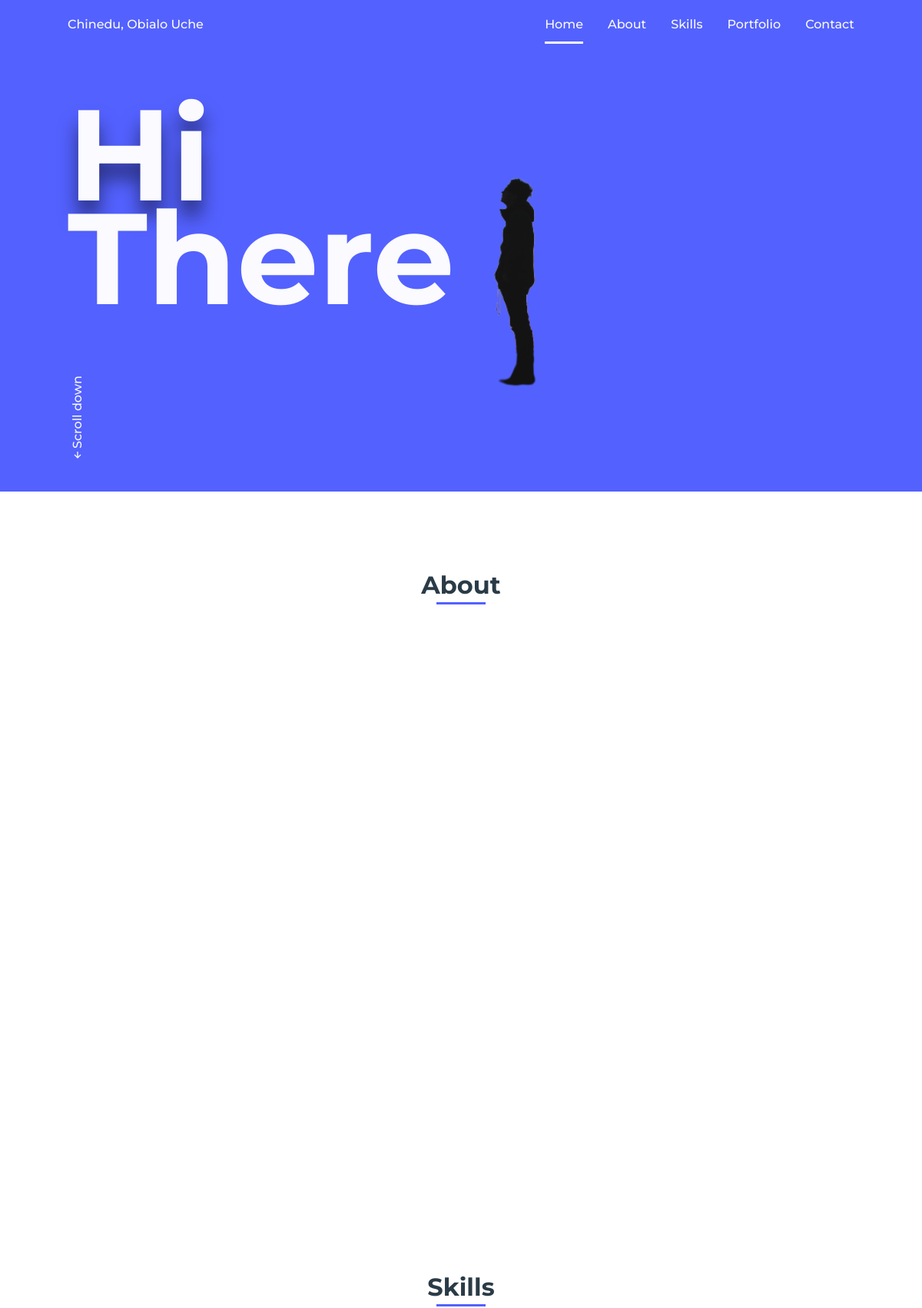
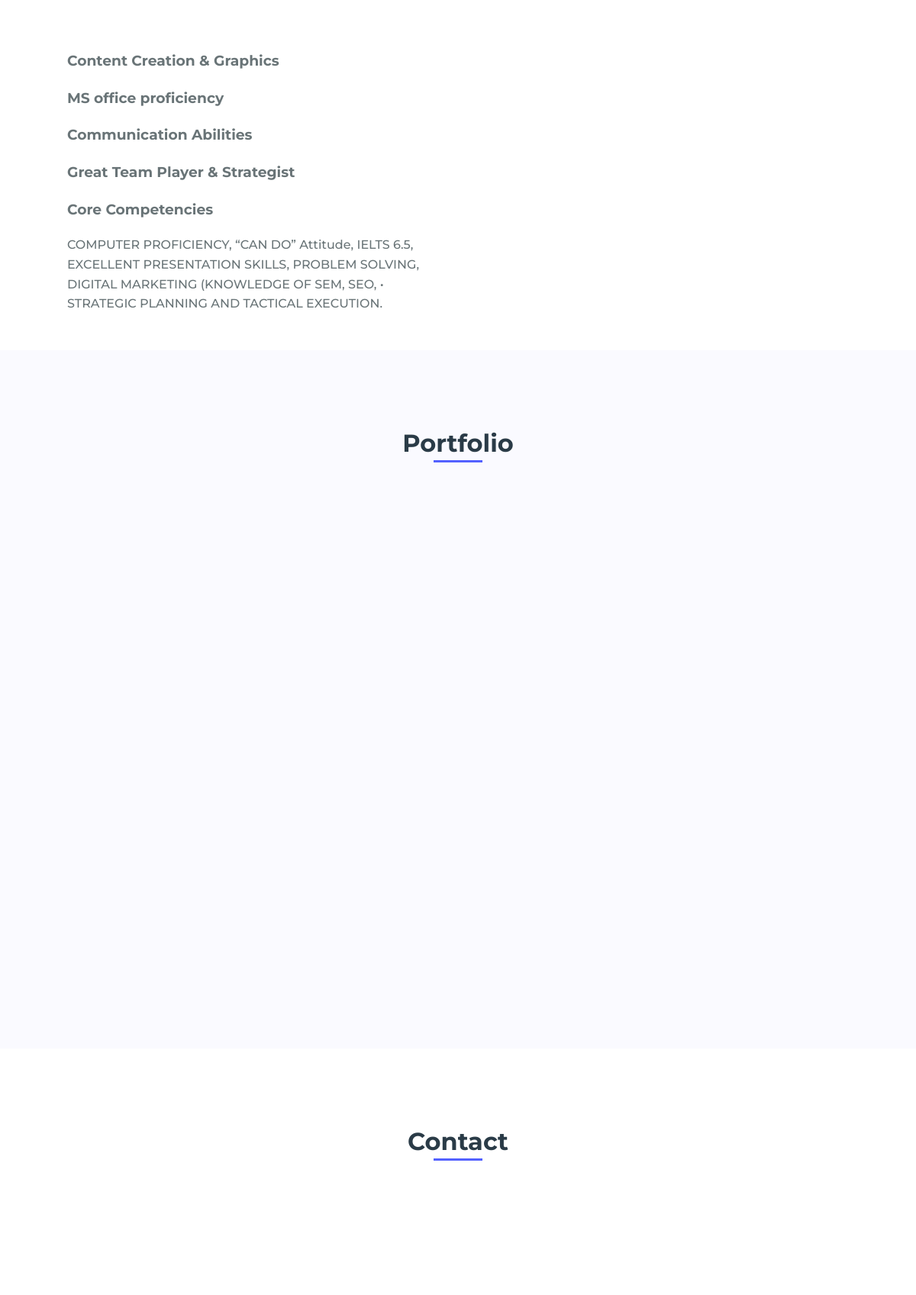
The page / (upper part) on the database its author committed (2 pictures, top to bottom).
### Dave/models.py (models this page shows, shortened)
class Home(models.Model):
    name = models.CharField(max_length=20)
    greetings_1 = models.CharField(max_length=5)
    greetings_2 = models.CharField(max_length=5)
    picture = models.ImageField(upload_to='picture/')
    updated = models.DateTimeField(auto_now=True)

class Category(models.Model):
    name = models.CharField(max_length=30)
    updated = models.DateTimeField(auto_now=True)
    class Meta:
        verbose_name = 'Skill'
        verbose_name_plural = 'Skills'

class Skills(models.Model):
    category = models.ForeignKey(Category,
                                on_delete=models.CASCADE)
    skill_name = models.CharField(max_length=60)

### Dave/views.py (the view)
# urls.py: path('', views.index, name='index')
def index(request):
    home = Home.objects.latest('updated')
    about = About.objects.latest('updated')
    profiles = Profile.objects.filter(about=about)
    categories = Category.objects.all()
    portfolios = Portfolio.objects.all()
    context = {
        'home': home,
        'about': about,
        'profiles': profiles,
        'categories': categories,
        'portfolio': portfolios,
    }
    return render(request, 'index.html', context)

### Dave/templates/index.html (shortened to what this page needs)
{% load static %}
<!DOCTYPE html>
    <html lang="en">
    <head>
        <link rel="stylesheet" href="{% static 'assets/css/styles.css' %}">
        <link href='https://cdn.jsdelivr.net/npm/boxicons@2.0.5/css/boxicons.min.css' rel='stylesheet'>
    </head>
    <body>
        <header class="l-header">
            <nav class="nav bd-grid">
                <div>
                    <a href="#" class="nav__logo">{{ home.name }}</a>
                </div>
                <div class="nav__menu" id="nav-menu">
                    <ul class="nav__list">
                        <li class="nav__item"><a href="#home" class="nav__link active">Home</a></li>
                        <li class="nav__item"><a href="#about" class="nav__link">About</a></li>
                        <li class="nav__item"><a href="#skills" class="nav__link">Skills</a></li>
                        <li class="nav__item"><a href="#portfolio" class="nav__link">Portfolio</a></li>
                        <li class="nav__item"><a href="#contact" class="nav__link">Contact</a></li>
                    </ul>
                </div>
            </nav>
        </header>
        <main class="l-main">
            <section class="home" id="home">
                <div class="home__container bd-grid">
                    <h1 class="home__title"><span>{{ home.greetings_1 }}</span><br>{{ home.greetings_2 }}</h1>
                    <div class="home__scroll">
                        <a href="#about" class="home__scroll-link"><i class='bx bx-up-arrow-alt' ></i>Scroll down</a>
                    </div>
                    <img src="{{ home.picture.url }}" alt="" class="home__img">
                </div>
            </section>
            <section class="about section" id="about">
                <h2 class="section-title">About</h2>
                <div class="about__container bd-grid">
                    <div>
                        <div class="about__social">
                        </div>
                    </div>
                </div>
            </section>
            <section class="skills section" id="skills">
                <h2 class="section-title">Skills</h2>
                <div class="skills__container bd-grid">
                    <div class="skills__box">
                       <div class="skills_box">
                        {% for category in categories %}
                        <h3 class="skills_subtitle">{{category.name}}</h3>
                            {% for skills in category.skills_set.all %}
                                <span class="skills_name">{{skills.skill_name}}</span>
                            {% endfor %}
                        {% endfor %}
                       </div>
                    </div>
                </div>
            </section>
            <section class="portfolio section" id="portfolio">
                <h2 class="section-title">Portfolio</h2>
                <div class="portfolio__container bd-grid">
                </div>
            </section>
            <section class="contact section" id="contact">
                <h2 class="section-title">Contact</h2>
                <div class="contact__container bd-grid">
                    <div class="contact__info">
                    </div>
                    <form action="" class="contact__form">
                        <div class="contact__inputs">
                        </div>
                    </form>
                </div>
            </section>
        </main>
    </body>
</html>

### rows shown on the page
Home: name "Chinedu, Obialo Uche", greetings_1 "Hi", greetings_2 "There", picture (picture)
Category: name "Content Creation & Graphics"
Category: name "MS office proficiency"
Category: name "Communication Abilities"
Category: name "Great Team Player & Strategist"
Category: name "Core Competencies"
Skills: skill_name "COMPUTER PROFICIENCY,"
Skills: skill_name "“CAN DO” Attitude,"
Skills: skill_name "IELTS 6.5,"
Skills: skill_name "EXCELLENT PRESENTATION SKILLS,"
Skills: skill_name "PROBLEM SOLVING,"
Skills: skill_name "DIGITAL MARKETING (KNOWLEDGE OF SEM, SEO,"
Skills: skill_name "• STRATEGIC PLANNING AND TACTICAL EXECUTION."
